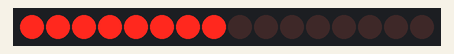
Recording of a sketch running on a simulated ESP8266 (NodeMCU). On the bench: 16 shift-register outputs drawn as a row of LEDs (first output left, lit = HIGH). Wiring (inferred from the names in the program): 2 × shift register (74HC595): data D3; shift clock D2; latch D1. Wiring (inferred from the signals the program sends): row of LEDs: on Q0, Q1, Q2, Q3, Q4, Q5, Q6, Q7, Q8, Q9, Q10, Q11, Q12, Q13, Q14, Q15.

Above: at 0.1 s.
At 3.1 s:
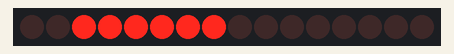
At 5.1 s:
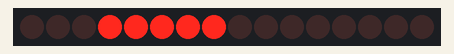
At 7.1 s:
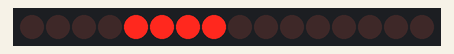
At 13.1 s:
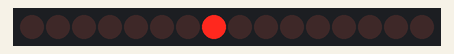
At 38.1 s:
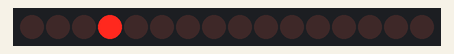
Timing chart, 0 to 40.0 s (numbered marks = the images above):
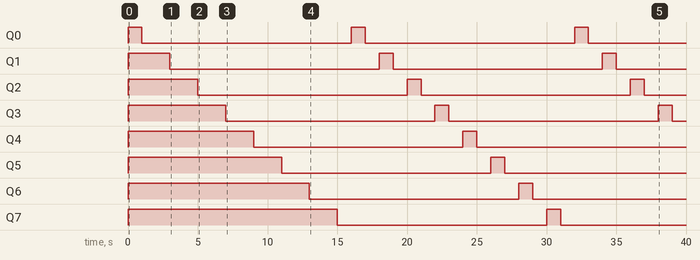

Measured:
- by itself, Q0: alternates HIGH for 1.0 s and LOW for 15.0 s
- by itself, Q1–3: repeats every 16.0 s: LOW 15.0 s, HIGH 1.0 s
- by itself, Q4: LOW → HIGH at 0.00 s, → LOW 9.0 s later, → HIGH 15.0 s later, → LOW 1.0 s later
- by itself, Q5: LOW → HIGH at 0.00 s, → LOW 11.0 s later, → HIGH 15.0 s later, → LOW 1.0 s later
- by itself, Q6: LOW → HIGH at 0.00 s, → LOW 13.0 s later, → HIGH 15.0 s later, → LOW 1.0 s later
- by itself, Q7: LOW → HIGH at 0.00 s, → LOW 15.0 s later, → HIGH 15.0 s later, → LOW 1.0 s later

The sketch:

MultiShiftRegisterExample2.ino
```cpp
#include <MultiShiftRegister.h>

int latchPin  = D1;
int clockPin = D2;
int dataPin = D3;

// How many 8 bit shift registers we're talking to.
// Two 8 bit registers can host 16 individually
// addressable binary outputs.
int numberOfRegisters = 2;

// Setup group of shift registers and name it `msr`.
// All outputs are initialized to low/off.
MultiShiftRegister msr (numberOfRegisters , latchPin, clockPin, dataPin);

void setup() {
  pinMode(latchPin, OUTPUT);
  pinMode(clockPin, OUTPUT);
  pinMode(dataPin, OUTPUT);

  for(int i=0; i<8; i++) {
    msr.set_shift(i);
  }
}

void loop() {


  // This set and shift business is getting repetitive.
  // Let's do it in one line instead.
  for(int i=0; i<8; i++) {
    msr.set_shift(i);
    delay(1000);
    msr.clear_shift(i);
    delay(1000);
  }

  //delay(1000);
}
```
